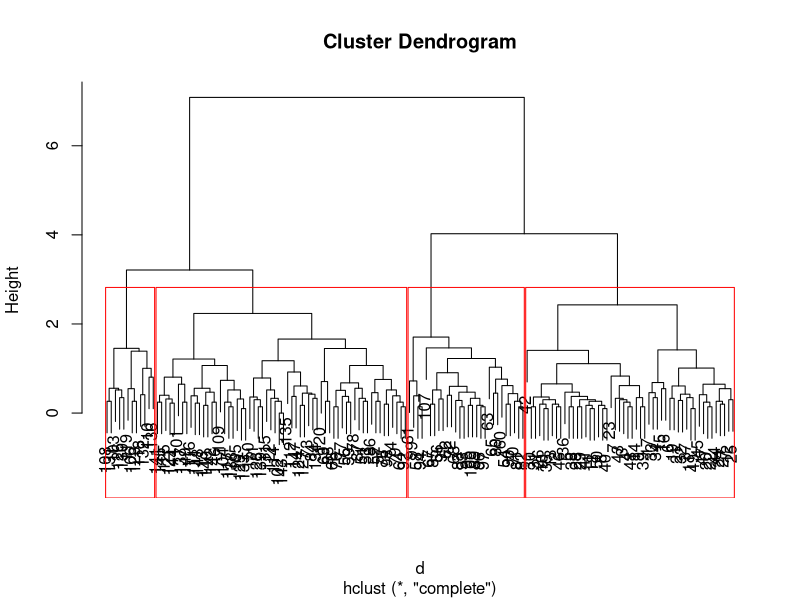

Here is the R script that generated this plot:
iris

iris_ = iris

iris_$Species = NULL

d = dist(iris_,method = "euclidean")

hfit = hclust(d)

plot(hfit)

graphs = cutree(hfit, k = 4)
graphs
rect.hclust(hfit, k = 4, border = "red")
